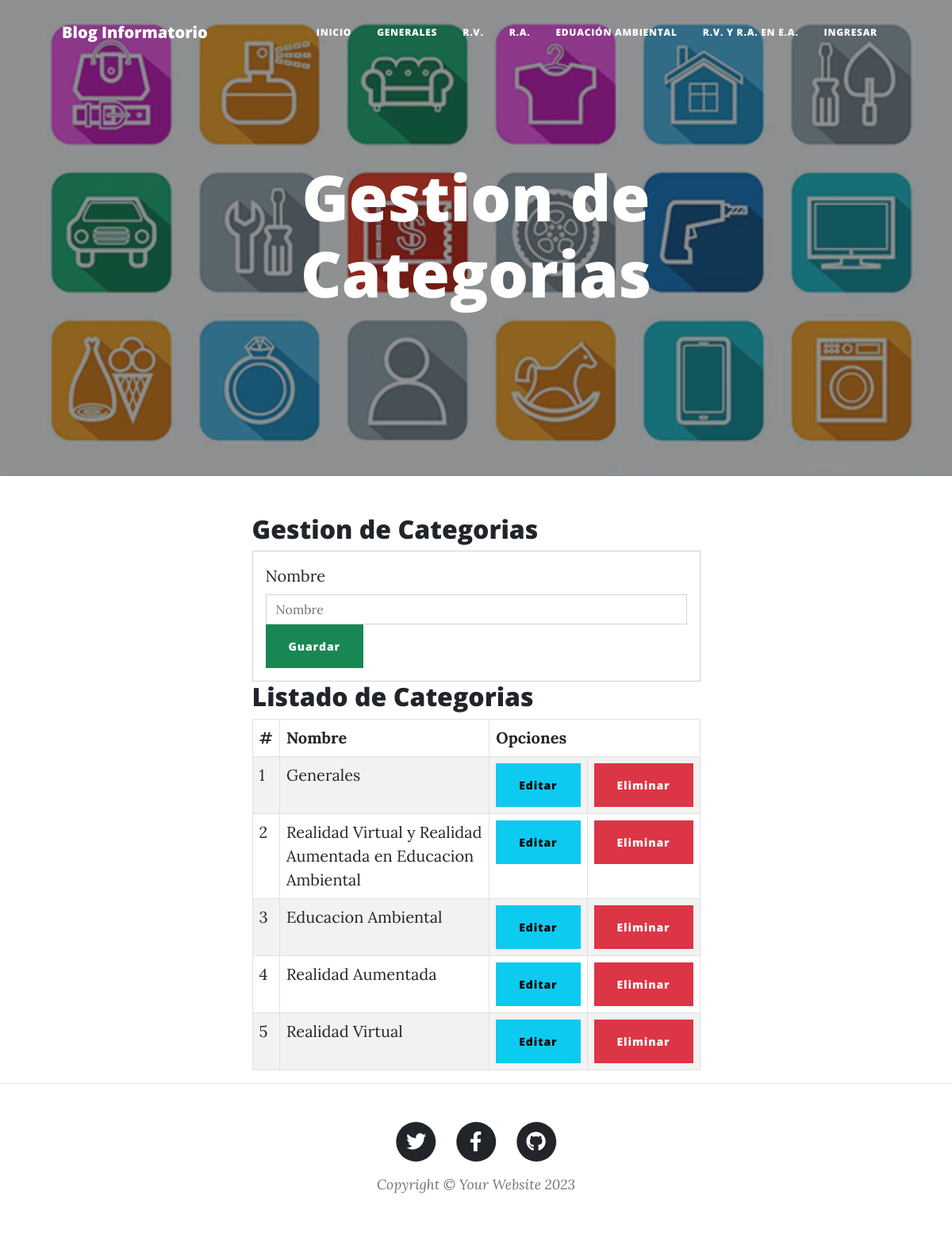
Page /Categorias/ on the committed database.
### GestionDeBlog/models.py (models this page shows, shortened)
class Categoria(models.Model):
    id = models.AutoField(primary_key=True)
    nombre = models.CharField('Nombre de la Categoria', max_length=100, null=False, blank=False)
    estado = models.BooleanField('Categoria Activa / Categoria Desactivada', default=True)
    fecha_creacion = models.DateField('Fecha de Creacion', auto_now=False, auto_now_add=True)
    class Meta:
        verbose_name = 'Categoria'
        verbose_name_plural = 'Categorias'

### GestionDeBlog/views.py (the view)
# urls.py: path('Categorias/', views.categorias, name="categorias"),
def categorias(request):
    categoriaslistadas = Categoria.objects.all()
    return render(request, 'categorias.html', {"categoriaslistadas" : categoriaslistadas})

### GestionDeBlog/templates/categorias.html (shortened to what this page needs)
{% extends 'index.html' %}
{% load static %}
{% block imagen %} {% static 'assets/img/categorias.jpg' %} {% endblock imagen %}
{% block titulo_principal %}
    Gestion de Categorias
{% endblock titulo_principal %}
{% block contenido %}
    <div class="container">
        <div class="register">
            <h2 class="title"> Gestion de Categorias </h2>
            <div class="card">
                <div class="card-body">
                    <form action="/registrarcategoria/" method="POST">{% csrf_token %}
                        <div class="card-item">
                            <label for="exampleFormControlInput1" class="form-label">Nombre</label>
                            <input type="text" id="txtNombre" name="txtNombre" class="form-control" placeholder="Nombre">
                        </div>
                        <div class="card-item">
                            <button type="submit" class="btn btn-success btn-block text-white"> Guardar </button>
                        </div>
                    </form>
                </div>
            </div>
        </div>
        <div class="list">
            <h2> Listado de Categorias </h2>
            <div class="list-content">
                <table class="table table-striped table-bordered">
                    <thead class="thead-dark">
                        <tr>
                            <th> # </th>
                            <th> Nombre </th>
                            <th colspan="2"> Opciones </th>
                        </tr>
                    </thead>
                    <tbody>
                        {% for c in categoriaslistadas %}
                            <tr class="tr-tbody">
                                <td> {{forloop.counter}} </td>
                                <td> {{c.nombre}} </td>
                                <td><a href="edicioncategoria/{{ c.id }}"> <button class="btn btn-info"> Editar </button> </a></td>
                                <td><a href="eliminarcategoria/{{ c.id }}"> <button class="btn btn-danger btnEliminar"> Eliminar </button> </a></td>
                            </tr>
                        {% endfor %}
                    </tbody>
                </table>
            </div>
        </div>
    </div>
{% endblock contenido %}

### rows in the picture
Categoria: nombre "Generales"
Categoria: nombre "Realidad Virtual y Realidad Aumentada en Educacion Ambiental"
Categoria: nombre "Educacion Ambiental"
Categoria: nombre "Realidad Aumentada"
Categoria: nombre "Realidad Virtual"
